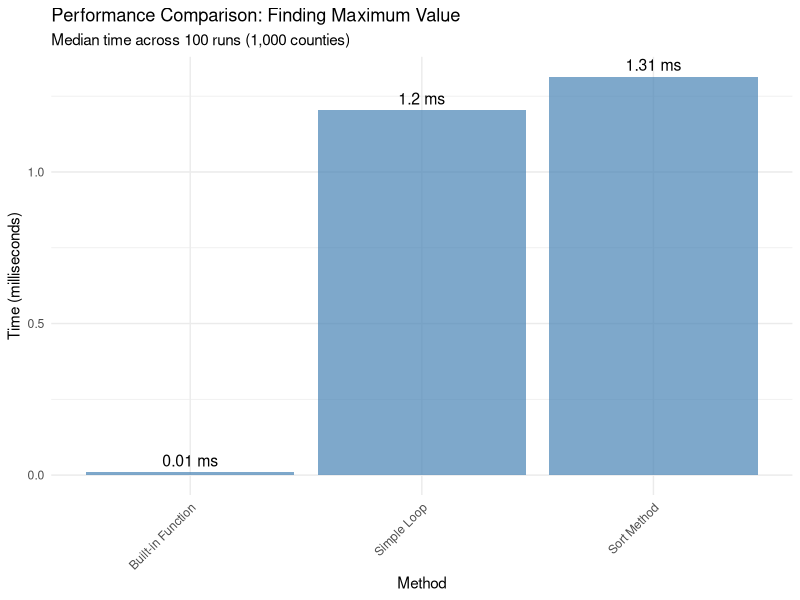
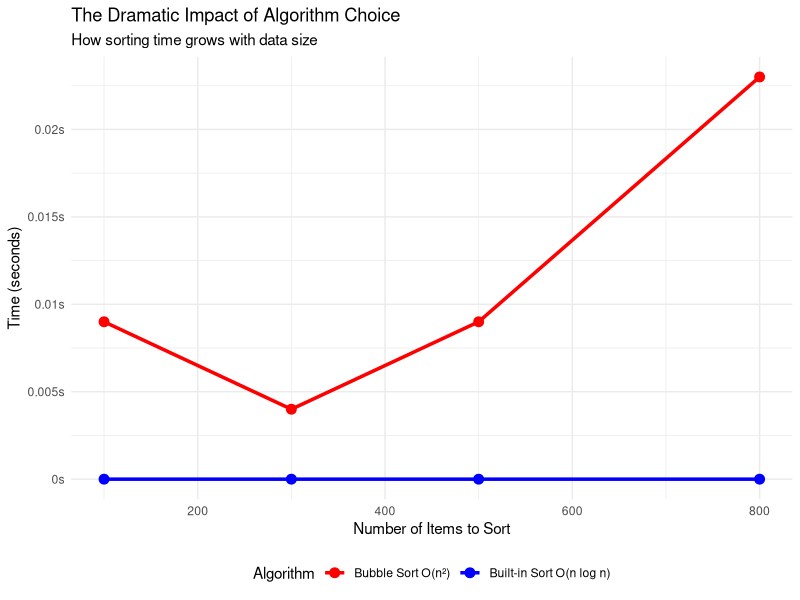
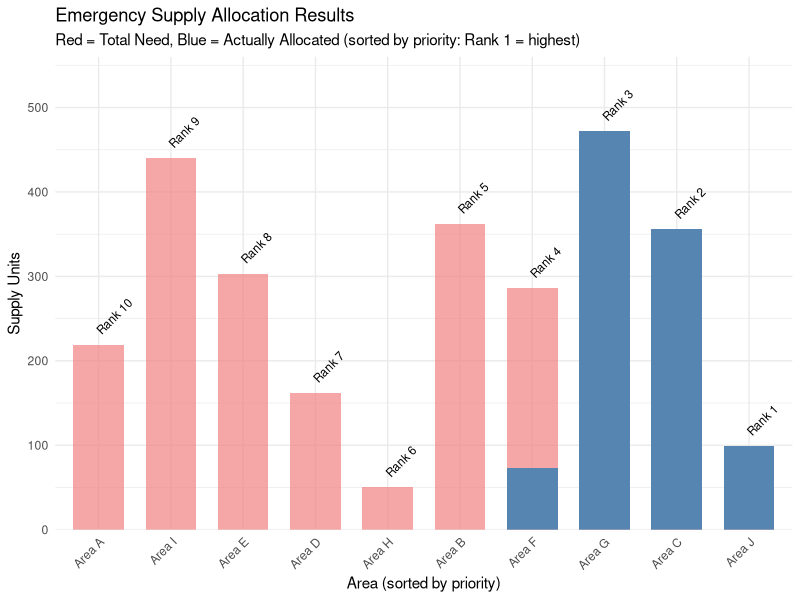

Write the R code that produced these figures, in order.
## ---- chunk 1
knitr::opts_chunk$set(echo = TRUE, fig.width = 8, fig.height = 6)
library(tidyverse)
library(scales)
library(microbenchmark)
library(patchwork)
## ---- chunk 2
# Create sample unemployment data
set.seed(42)
unemployment_data <- tibble(
  county = paste("County", 1:1000),
  unemployment_rate = runif(1000, 0.02, 0.15)  # 2% to 15%
)

# Show first few rows
head(unemployment_data, 3)
## ---- chunk 3
# Method 1: Simple and clear
find_max_simple <- function(data) {
  max_rate <- data$unemployment_rate[1]  # Start with first value
  max_county <- data$county[1]
  
  for(i in 2:nrow(data)) {
    if(data$unemployment_rate[i] > max_rate) {
      max_rate <- data$unemployment_rate[i]
      max_county <- data$county[i]
    }
  }
  
  return(list(county = max_county, rate = max_rate))
}

# Test it
result1 <- find_max_simple(unemployment_data)
cat("Highest unemployment:", result1$county, "at", 
    scales::percent(result1$rate, accuracy = 0.1))
## ---- chunk 4
# Method 2: Leverage R's optimized functions
find_max_builtin <- function(data) {
  max_idx <- which.max(data$unemployment_rate)
  return(list(
    county = data$county[max_idx],
    rate = data$unemployment_rate[max_idx]
  ))
}

# Test it
result2 <- find_max_builtin(unemployment_data)
cat("Highest unemployment:", result2$county, "at", 
    scales::percent(result2$rate, accuracy = 0.1))
## ---- chunk 5
# Method 3: Sort first, then take the top
find_max_sort <- function(data) {
  sorted_data <- data %>%
    arrange(desc(unemployment_rate))
  
  return(list(
    county = sorted_data$county[1],
    rate = sorted_data$unemployment_rate[1]
  ))
}

# Test it
result3 <- find_max_sort(unemployment_data)
cat("Highest unemployment:", result3$county, "at", 
    scales::percent(result3$rate, accuracy = 0.1))
## ---- chunk 6
# Create datasets of different sizes
create_test_data <- function(n) {
  tibble(
    county = paste("County", 1:n),
    unemployment_rate = runif(n, 0.02, 0.15)
  )
}

# Test with 1000 rows
test_data <- create_test_data(1000)

# Compare performance
benchmark_results <- microbenchmark(
  simple = find_max_simple(test_data),
  builtin = find_max_builtin(test_data),
  sorting = find_max_sort(test_data),
  times = 100
)

print(benchmark_results)
## ---- chunk 7
#| echo: false
# Convert benchmark results to a more readable format
benchmark_summary <- benchmark_results %>%
  group_by(expr) %>%
  summarise(
    median_time_ms = median(time) / 1e6,  # Convert to milliseconds
    .groups = 'drop'
  ) %>%
  mutate(
    method = case_when(
      expr == "simple" ~ "Simple Loop",
      expr == "builtin" ~ "Built-in Function", 
      expr == "sorting" ~ "Sort Method"
    )
  )

ggplot(benchmark_summary, aes(x = reorder(method, median_time_ms), y = median_time_ms)) +
  geom_col(fill = "steelblue", alpha = 0.7) +
  geom_text(aes(label = paste0(round(median_time_ms, 2), " ms")), 
            vjust = -0.5, size = 4) +
  labs(title = "Performance Comparison: Finding Maximum Value",
       subtitle = "Median time across 100 runs (1,000 counties)",
       x = "Method", y = "Time (milliseconds)") +
  theme_minimal() +
  theme(axis.text.x = element_text(angle = 45, hjust = 1))
## ---- chunk 8
# Bubble Sort: O(n²) - compares every pair
bubble_sort <- function(x) {
  n <- length(x)
  # Outer loop: we need n-1 passes to sort n elements
  # Each pass moves the largest unsorted element to its correct position
  for(i in 1:(n-1)) {
    # Inner loop: compare adjacent pairs from start to end of unsorted portion
    # We use (n-i) because after i passes, the last i elements are already sorted
    for(j in 1:(n-i)) {
      if(x[j] > x[j+1]) {
        # Swap elements
        temp <- x[j+1]
        x[j+1] <- x[j]
        x[j] <- temp
      }
    }
  }
  return(x)
}

# Test with small dataset
small_data <- c(64, 34, 25, 12, 22, 11, 90)
cat("Original:", paste(small_data, collapse = ", "), "\n")
cat("Sorted:  ", paste(bubble_sort(small_data), collapse = ", "), "\n")
## ---- chunk 9
#| code-overflow: scroll
#| output-location: fragment
# Test sorting performance with different sizes
test_sorting_performance <- function(sizes) {
  results <- tibble()
  
  for(n in sizes) {
    # Create random data - ensure we have enough values to sample from
    max_val <- max(1000, n)  # Use at least 1000 or n, whichever is larger
    test_data <- sample(1:max_val, n)
    
    # Time bubble sort (O(n²))
    bubble_time <- system.time({
      bubble_sort(test_data)
    })["elapsed"]
    
    # Time R's built-in sort (O(n log n))
    builtin_time <- system.time({
      sort(test_data)
    })["elapsed"]
    
    results <- bind_rows(results, tibble(
      n = n,
      bubble_sort = bubble_time,
      builtin_sort = builtin_time
    ))
  }
  
  return(results)
}

# Test with increasing sizes (be careful not to make too large!)
performance_data <- test_sorting_performance(c(100, 300, 500, 800))
performance_data
## ---- chunk 10
#| echo: false
# Reshape data for plotting
performance_long <- performance_data %>%
  pivot_longer(cols = c(bubble_sort, builtin_sort), 
               names_to = "algorithm", 
               values_to = "time_seconds") %>%
  mutate(
    algorithm = case_when(
      algorithm == "bubble_sort" ~ "Bubble Sort O(n²)",
      algorithm == "builtin_sort" ~ "Built-in Sort O(n log n)"
    )
  )

ggplot(performance_long, aes(x = n, y = time_seconds, color = algorithm)) +
  geom_line(size = 1.2) +
  geom_point(size = 3) +
  scale_y_continuous(labels = function(x) paste0(x, "s")) +
  scale_color_manual(values = c("Bubble Sort O(n²)" = "red", 
                               "Built-in Sort O(n log n)" = "blue")) +
  labs(title = "The Dramatic Impact of Algorithm Choice",
       subtitle = "How sorting time grows with data size",
       x = "Number of Items to Sort",
       y = "Time (seconds)",
       color = "Algorithm") +
  theme_minimal() +
  theme(legend.position = "bottom")
## ---- chunk 11
# Create sample emergency data
set.seed(123)
emergency_data <- tibble(
  area_id = paste("Area", LETTERS[1:10]),
  population = sample(1000:50000, 10),
  severity_score = sample(1:10, 10, replace = TRUE),  # 1 = low, 10 = critical
  distance_km = sample(5:100, 10),
  supplies_needed = sample(10:500, 10)
) %>%
  # Calculate priority score (higher = more urgent)
  mutate(
    priority_score = (severity_score * population) / distance_km,
    priority_rank = rank(-priority_score)  # Negative for descending order
  )

head(emergency_data)
## ---- chunk 12
# GREEDY ALLOCATION ALGORITHM
# Input: areas (tibble with priority_score, supplies_needed, etc.)
#        total_supplies (integer: total units available)
# Output: tibble with area_id, allocated, needed, priority_rank

allocate_supplies_simple <- function(areas, total_supplies) {
  
  # STEP 1: Sort areas by priority (highest priority first)
  # This creates our "queue" - we'll serve highest priority areas first
  sorted_areas <- areas %>%
    arrange(desc(priority_score))  # desc() = descending order
  
  # STEP 2: Initialize our tracking variables
  remaining_supplies <- total_supplies  # How many supplies we have left
  allocations <- tibble()              # Empty table to store results
  
  # STEP 3: Go through each area in priority order
  for(i in 1:nrow(sorted_areas)) {
    current_area <- sorted_areas[i, ]  # Get data for this area
    
    # STEP 4: Give this area as much as possible (but not more than needed)
    # Example: Area needs 500, we have 300 left → give 300
    # Example: Area needs 200, we have 300 left → give 200
    allocated_to_this_area <- min(current_area$supplies_needed, remaining_supplies)
    
    # STEP 5: Record what we gave to this area
    allocations <- bind_rows(allocations, tibble(
      area_id = current_area$area_id,           # Which area (character)
      allocated = allocated_to_this_area,       # How much we gave (integer)
      needed = current_area$supplies_needed,    # How much they needed (integer)
      priority_rank = current_area$priority_rank # Their rank (integer)
    ))
    
    # STEP 6: Update how many supplies we have left
    remaining_supplies <- remaining_supplies - allocated_to_this_area
    
    # STEP 7: If we're out of supplies, stop (no point continuing)
    if(remaining_supplies <= 0) break
  }
  
  # STEP 8: Add areas that got nothing (for complete reporting)
  # Find areas we never got to (ran out of supplies before reaching them)
  unallocated_areas <- sorted_areas %>%
    filter(!area_id %in% allocations$area_id) %>%  # Areas not in our results yet
    select(area_id, supplies_needed, priority_rank) %>%
    mutate(
      allocated = 0,                    # They got 0 supplies
      needed = supplies_needed          # Their original request
    ) %>%
    select(area_id, allocated, needed, priority_rank)  # Keep only the columns we want
  
  # STEP 9: Combine allocated and unallocated areas into final result
  final_allocations <- bind_rows(allocations, unallocated_areas)
  
  return(final_allocations)
}

# TEST: Run the algorithm with 1000 supply units
allocation_result <- allocate_supplies_simple(emergency_data, 1000)
allocation_result
## ---- chunk 13
# Add allocation results back to original data for analysis
analysis_data <- allocation_result %>%
  mutate(
    percent_satisfied = allocated / needed,
    unmet_need = needed - allocated
  )

# Summary statistics
cat("Algorithm Performance Summary:\n")
cat("- Areas fully served:", sum(analysis_data$percent_satisfied >= 1), "out of", nrow(analysis_data), "\n")
cat("- Total supplies allocated:", sum(analysis_data$allocated, na.rm = TRUE), "out of 1000\n")
cat("- Average satisfaction rate:", scales::percent(mean(analysis_data$percent_satisfied, na.rm = TRUE)), "\n")
cat("- Highest priority area satisfaction:", 
    scales::percent(analysis_data$percent_satisfied[analysis_data$priority_rank == 1]), "\n")
## ---- chunk 14
#| echo: false
# Create visualization of allocation decisions
ggplot(analysis_data, aes(x = reorder(area_id, -priority_rank))) +  # Negative to sort by priority
  geom_col(aes(y = needed), fill = "lightcoral", alpha = 0.7, width = 0.7) +
  geom_col(aes(y = allocated), fill = "steelblue", alpha = 0.9, width = 0.7) +
  geom_text(aes(y = pmax(needed, allocated) + 15, 
                label = paste("Rank", priority_rank)), 
            size = 3, angle = 45, hjust = 0) +
  scale_y_continuous(expand = expansion(mult = c(0, 0.15))) +  # Add 15% buffer at top
  labs(title = "Emergency Supply Allocation Results",
       subtitle = "Red = Total Need, Blue = Actually Allocated (sorted by priority: Rank 1 = highest)",
       x = "Area (sorted by priority)", y = "Supply Units") +
  theme_minimal() +
  theme(axis.text.x = element_text(angle = 45, hjust = 1))
